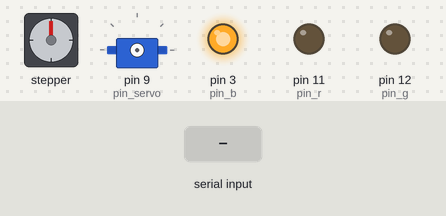
The sketch below on a simulated Arduino Uno, built with avr-gcc and run on an emulated ATmega328P. Shown: stepper motor, servo, output pins drawn as LEDs (lit = HIGH). Wiring (inferred from the names in the program): stepper motor (200 steps per turn assumed): coils pin 2, pin 4, pin 7, pin 8. Dashed ring = blinking. Inputs (shaded band) come from the test bench. Pins used as bus, display or sensor lines are not drawn; what the sketch prints to the serial monitor is not drawn.

Above: at 4.8 s.
4.9 s: "ok\n" received over the second serial link
At 9.1 s:
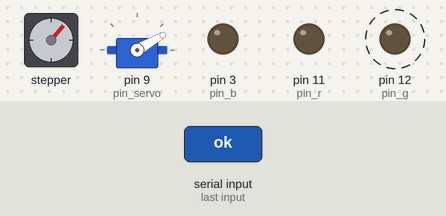
9.2 s: "360\n" received over the second serial link
At 9.9 s:
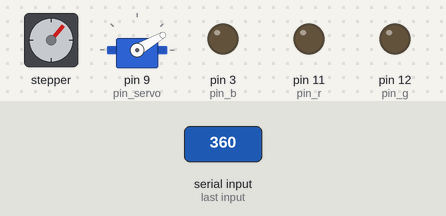
13.4 s: "stop\n" received over the second serial link
At 17.2 s:
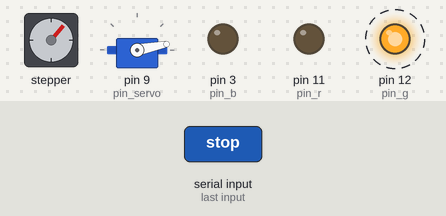
Timing chart, 0 to 23.7 s (numbered marks = the images above; inputs shaded):
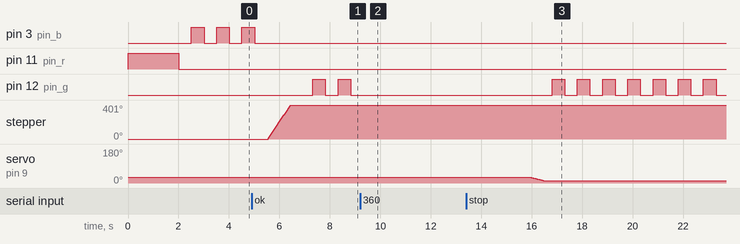

The sketch:

lego360.ino
```cpp
#include <SoftwareSerial.h>

#include "L_Pins.hpp"
#include "L_Color.hpp"
#include "L_Shooter.hpp"

const int minServoAngle = 30;  // servo limit position
const int maxServoAngle = 180;

// pins
SoftwareSerial* bluetooth;

L_Servo* l_servo;
L_Stepper* l_stepper;
L_Led* l_led;
L_Shooter* l_shooter;

enum class L_State  {
    Idle, Running
};

L_State state = L_State::Idle;
int photoRemain = 0;

void setup() {
    // led init
    l_led = new L_Led();

    l_led->indication(Color::Red);
    delay(2000);

    // init
    /////////////

    // init bluetooth module
    bluetooth = new SoftwareSerial(L_Pins::pin_tx, L_Pins::pin_rx); // set bluetooth module (TX, RX)
    bluetooth->begin(9600);
    bluetooth->println("/Init BT ok");

    // wait for bluetooth connection
    String input = "";
    while(true) {
        while (!(bluetooth->available() > 0)) {
            l_led->indication(Color::None);
            delay(500);
            l_led->indication(Color::Blue);
            delay(500);
        }

        input = readInput();//String(bluetooth->readString());
        //bluetooth->println("> " + input);
        if (input == "ok")
            break;
    }
    l_led->indication(Color::None);
    delay(500);
    bluetooth->println("/Lego 360 connected!");

    // servo init
    l_servo = new L_Servo(minServoAngle, maxServoAngle);

    // stepper init
    l_stepper = new L_Stepper();
    l_stepper->horizontal_round(10);
    delay(200);

    // HID keyboard init
    Serial.begin(9600);
    randomSeed(analogRead(0));
    delay(200);

    // start
    /////////////
    bluetooth->println("/Initialization done");
    bluetooth->println("/======================");
    bluetooth->println("Menu");
    bluetooth->println("-Enter mode (360, pano)");
    bluetooth->flush();
}

String readInput() {
    char input[32] = "\0";
    char character;
    int i = 0;
    while (bluetooth->available() > 0) {
        character = bluetooth->read();
        if (character == '\n' || character == '\r') {
            input[i] = '\0';
            break;
        }

        input[i] = character;
        i++;
    }

    bluetooth->flush();

    return input;
}

void loop() {
    if (bluetooth->available() > 0) {
        String mode = readInput();
        bluetooth->println("> " + mode);

        if (state == L_State::Idle && mode == "360") {
            bluetooth->println("Menu > Mode 360");
            l_shooter = new L_Shooter(l_servo, l_stepper, l_led, 12, 6);
            state = L_State::Running;
            photoRemain = 12*6;
        }
        else if (state == L_State::Idle && mode == "pano") {
            bluetooth->println("Menu > Mode pano");
            // TODO
        }
        else if (mode == "stop") {
            state = L_State::Idle;
            bluetooth->println("Menu");
            bluetooth->println("-Enter mode (360, pano)");
        }
        else {
            bluetooth->println("/Bad command");
            bluetooth->println("/======================");
            if (state == L_State::Idle) {
                bluetooth->println("Menu");
                bluetooth->println("-Enter mode (360, pano)");
            }
            bluetooth->flush();
        }
    } else if (state == L_State::Running) {
        if (photoRemain > 0) {
            bluetooth->println(l_shooter->shoot());
            photoRemain--;
        } else {
            bluetooth->println("/360 finished");
            bluetooth->println("/======================");
            bluetooth->println("Menu");
            bluetooth->println("-Enter mode (360, pano)");
            state = L_State::Idle;
        }
    } else {
        l_led->indication(Color::Green);
        delay(500);
        l_led->indication(Color::None);
        delay(400);
    }

    bluetooth->flush();
    delay(100);
}
```

L_Color.hpp
```cpp
#pragma once

enum class Color {
    None, Red, Green, Blue, Cyan
};
```

L_Led.hpp
```cpp
#pragma once

#include "L_Pins.hpp"
#include "L_Color.hpp"

class L_Led {

private:

public:
    L_Led() {
        // led init
        pinMode(L_Pins::pin_r, OUTPUT);
        pinMode(L_Pins::pin_g, OUTPUT);
        pinMode(L_Pins::pin_b, OUTPUT);
    }

    void indication(Color color) {
        digitalWrite(L_Pins::pin_r, LOW);
        digitalWrite(L_Pins::pin_g, LOW);
        digitalWrite(L_Pins::pin_b, LOW);

        switch (color) {
        case Color::None:
            break;
        case Color::Red:
            digitalWrite(L_Pins::pin_r, HIGH);
            break;
        case Color::Green:
            digitalWrite(L_Pins::pin_g, HIGH);
            break;
        case Color::Blue:
            digitalWrite(L_Pins::pin_b, HIGH);
            break;
        case Color::Cyan:
            digitalWrite(L_Pins::pin_g, HIGH);
            digitalWrite(L_Pins::pin_b, HIGH);
            break;
        }
    }
};
```

L_Servo.hpp
```cpp
#pragma once

#include <Servo.h>

#include "L_Pins.hpp"

Servo servo;

class L_Servo {

private:
    const int stepDelay = 30;

    int minAngle;
    int maxAngle;
    int lastRotate = 0; // 0-up, 1-down
    int servoPosition;

public:
    L_Servo(int minAngle, int maxAngle) {
        // servo init
        this->minAngle = minAngle;
        this->maxAngle = maxAngle;
        servoPosition = this->minAngle;

        servo.attach(L_Pins::pin_servo);
        servo.write(servoPosition);
    }

    void vertical_round(int degree) {
        if (degree > servoPosition) {
            if (lastRotate == 1)
                degree += 20;
            lastRotate = 0;

            for (int i = servoPosition; i < servoPosition + degree; i += 1) {
                servo.write(i);
                delay(stepDelay);
            }
            servoPosition = servoPosition + degree;
        }
        else {
            if (lastRotate == 0)
                degree -= 20;
            lastRotate = 1;

            for (int i = servoPosition; i > servoPosition + degree; i -= 1) {
                servo.write(i);
                delay(stepDelay);
            }

            servoPosition = servoPosition + degree;
        }
    }
};
```

L_Shooter.hpp
```cpp
#pragma once

#include "L_Servo.hpp"
#include "L_Stepper.hpp"
#include "L_Led.hpp"

class L_Shooter {

private:
	const int volumeUpCode = 0x80;    // vol up keyboard code
	uint8_t buf[8] = { 0 };   // keyboard report buffer

	L_Servo* l_servo;
	L_Stepper* l_stepper;
	L_Led* l_led;

	const int minServoAngle = 30;  // servo limit position
	const int maxServoAngle = 180;

	// TODO maxServoAngle vMaxAngle ????

	int hCount; // count of photos
	int vCount;

	int hAngle = -1; // photographed angle for panorama mode
	int vMinAngle;
	int vMaxAngle;

	int hDiff; // diff angle between photos
	int vDiff;

	int hDone = 0;
	int vDone = 0;

	void send_key() {
	  	buf[2] = volumeUpCode;    // send character
	  	Serial.write(buf, 8);   // Send keypress

	  	buf[0] = 0;
	  	buf[2] = 0;
	  	Serial.write(buf, 8); // Release key
	}

public:
	L_Shooter(L_Servo* ser, L_Stepper* step, L_Led* led, int hCount, int vCount) {
		l_servo = ser;
		l_stepper = step;
		l_led = led;

		this->hCount = hCount;
		this->vCount = vCount;

		hDiff = 360 / hCount;
		vDiff = (maxServoAngle - minServoAngle) / (vCount - 1); // -1 bacause 90 and 2 photos = 1*90 deg
	}

	L_Shooter(L_Servo* ser, L_Stepper* step, L_Led* led, int hCount, int vCount, int hAngle, int vMinAngle, int vMaxAnlge) {
		l_servo = ser;
		l_stepper = step;
		l_led = led;

		this->hCount = hCount;
		this->vCount = vCount;
		this->hAngle = hAngle;
		this->vMinAngle = vMinAngle;
		this->vMaxAngle = vMaxAngle;

		hDiff = hAngle / (hCount - 1);
		vDiff = (vMaxAngle - vMinAngle) / (vCount - 1);
	}

	String shoot() {
		delay(2500);
		send_key(); // take a photo
		delay(4000);

		if (vDone == vCount || (vDone == 0 && hCount % 2 != 0)) {
			// horizontal rotate
			l_stepper->horizontal_round(hDiff);
			hDone += 1;
			vDone = 0;

		}

		// vertical rotate
		if (hDone % 2 == 0) {
			// vertical rotate UP
			l_servo->vertical_round(vDiff * vDone);

		}
		else
			// vertical rotate DOWN
			l_servo->vertical_round(maxServoAngle - (vDiff * vDone));

		vDone += 1;

		String output = "";
		for (int i = 0; i < hDone; i++)
			output += "#";
		output += vDone;
		for (int i = 0; i < (hCount-hDone-1); i++)
			output += "_";

		return output;
	}
};
```

L_Stepper.hpp
```cpp
#pragma once

#include "L_Pins.hpp"

class L_Stepper {

private:
    const int stepDelay_ = 4;
    const double k_ = 2.77; // step koeficient 2.75

    void step(int activePin) {
        int pinVector[] = { L_Pins::pin_step1, L_Pins::pin_step2, L_Pins::pin_step3, L_Pins::pin_step4 };
        for (int pin : pinVector) {
            if (pin == activePin)
                digitalWrite(pin, HIGH);
            else
                digitalWrite(pin, LOW);
        }
    }

    void stop() {
        digitalWrite(L_Pins::pin_step1, LOW);
        digitalWrite(L_Pins::pin_step2, LOW);
        digitalWrite(L_Pins::pin_step3, LOW);
        digitalWrite(L_Pins::pin_step4, LOW);
    }

    void right() {
        int pinVector[] = { L_Pins::pin_step1, L_Pins::pin_step2, L_Pins::pin_step3, L_Pins::pin_step4 };
        for (int pin : pinVector) {
            step(pin);
            delay(stepDelay_);
        }
    }

    void left() {
        int pinVector[] = { L_Pins::pin_step4, L_Pins::pin_step3, L_Pins::pin_step2, L_Pins::pin_step1 };
        for (int pin : pinVector) {
            step(pin);
            delay(stepDelay_);
        }
    }

public:
    L_Stepper() {
        pinMode(L_Pins::pin_step1, OUTPUT);
        pinMode(L_Pins::pin_step2, OUTPUT);
        pinMode(L_Pins::pin_step3, OUTPUT);
        pinMode(L_Pins::pin_step4, OUTPUT);
    }

    void horizontal_round(double degree) {
        degree *= k_; //6.5

        for (int i = 0; i < 2; i++) {
            for (int i = 0; i < degree; i++) {
                right();
            }
        }
        stop();
        delay(100*stepDelay_);
    }
};


/*
class L_Stepper {

private:
    // pins
    const int pin1 = 2;
    const int pin2 = 4;
    const int pin3 = 8;
    const int pin4 = 7;

    const int stepDelay = 4;
    const double k = 2.77; // step koeficient 2.75

public:
    L_Stepper() {
        // stepper init
        pinMode(pin1, OUTPUT);
        pinMode(pin2, OUTPUT);
        pinMode(pin3, OUTPUT);
        pinMode(pin4, OUTPUT);
    }

    void horizontal_round(double degree) {
        degree *= k; //6.5

        for (int i = 0; i < 2; i++) {
            for (int i = 0; i < degree; i++) {
                right();
            }
        }
        stop_stepper();
    }

    void stop_stepper() {
        digitalWrite(pin1, LOW);
        digitalWrite(pin2, LOW);
        digitalWrite(pin3, LOW);
        digitalWrite(pin4, LOW);
        delay(100*stepDelay);
    }

    void right() {
        digitalWrite(pin1, HIGH);
        digitalWrite(pin2, LOW);
        digitalWrite(pin3, LOW);
        digitalWrite(pin4, LOW);
        delay(stepDelay);
        digitalWrite(pin1, LOW);
        digitalWrite(pin2, HIGH);
        digitalWrite(pin3, LOW);
        digitalWrite(pin4, LOW);
        delay(stepDelay);
        digitalWrite(pin1, LOW);
        digitalWrite(pin2, LOW);
        digitalWrite(pin3, HIGH);
        digitalWrite(pin4, LOW);
        delay(stepDelay);
        digitalWrite(pin1, LOW);
        digitalWrite(pin2, LOW);
        digitalWrite(pin3, LOW);
        digitalWrite(pin4, HIGH);
        delay(stepDelay);
    }

    void left() {
        digitalWrite(pin1, LOW);
        digitalWrite(pin2, LOW);
        digitalWrite(pin3, LOW);
        digitalWrite(pin4, HIGH);
        delay(stepDelay);
        digitalWrite(pin1, LOW);
        digitalWrite(pin2, LOW);
        digitalWrite(pin3, HIGH);
        digitalWrite(pin4, LOW);
        delay(stepDelay);
        digitalWrite(pin1, LOW);
        digitalWrite(pin2, HIGH);
        digitalWrite(pin3, LOW);
        digitalWrite(pin4, LOW);
        delay(stepDelay);
        digitalWrite(pin1, HIGH);
        digitalWrite(pin2, LOW);
        digitalWrite(pin3, LOW);
        digitalWrite(pin4, LOW);
        delay(stepDelay);
    }
};
*/
```

L_Pins.hpp
```cpp
#pragma once

class L_Pins {
public:
    static const int pin_tx = 5;
    static const int pin_rx = 6;

    static const int pin_servo = 9;

    static const int pin_r = 11;
    static const int pin_g = 12;
    static const int pin_b = 3;

    static const int pin_step1 = 2;
    static const int pin_step2 = 4;
    static const int pin_step3 = 7;
    static const int pin_step4 = 8;
};
```

Measured:
- after the input at 4.9 s, pin 3 (pin_b): goes on until 5.0 s, then stays LOW; pin 12 (pin_g): alternates HIGH for 0.50 s and LOW for 0.50 s, starting after 2.4 s; stepper: turns 401° clockwise in 0.88 s, starting after 0.66 s
- after the input at 9.2 s, pin 12 (pin_g): stops changing and stays LOW
- after the input at 13.4 s, pin 12 (pin_g): alternates HIGH for 0.50 s and LOW for 0.50 s, starting after 3.4 s; servo on pin 9 (pin_servo): goes on until 16.5 s, then stays 11°
